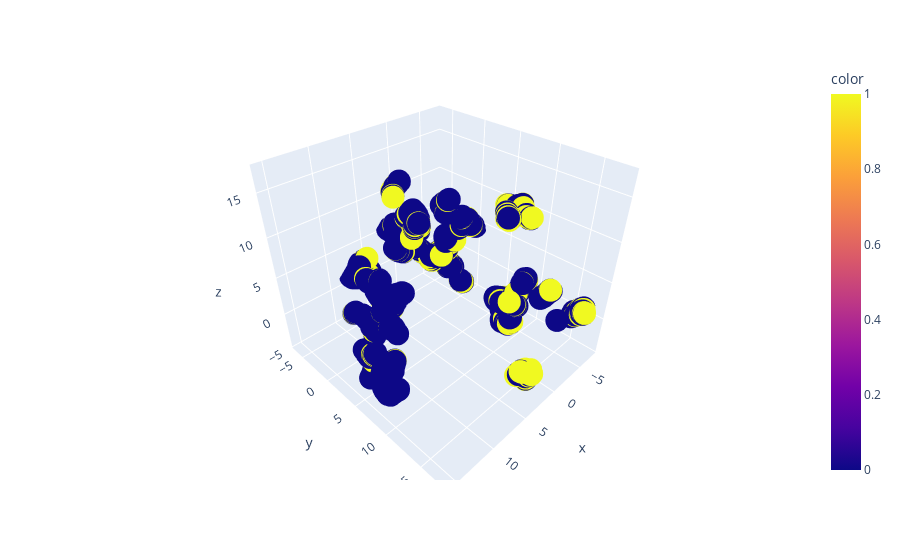

Notebook code for this chart:
### Code cell
from sklearn.discriminant_analysis import LinearDiscriminantAnalysis
lda = LinearDiscriminantAnalysis()
lda.fit(X_train_scaled, y_train)
y_pred = lda.predict(X_test_scaled)

# Dimensionality reduction using UMAP
reducer = umap.UMAP(n_components=3, random_state=42)
embedding_train = reducer.fit_transform(X_train_scaled)
X_umap = reducer.transform(X_test_scaled)

# Create a scatter plot
plt.figure(figsize=(10, 6))
colors = ['green' if pred == true else 'red' for pred, true in zip(y_pred, y_test)]

px.scatter_3d(x=X_umap[:, 0], y=X_umap[:, 1],z=X_umap[:,2], color=test_data["Churn"])

### Figure 1 — Plotly figure (JSON) as saved in the notebook; plotly's stock layout.template omitted (floating-point values rounded to 4 significant figures; data arrays with more than 128 entries replaced by an {"elided": "..."} marker saying what was removed)
{"data": [{"hovertemplate": "x=%{x}<br>y=%{y}<br>z=%{z}<br>color=%{marker.color}<extra></extra>", "legendgroup": "", "marker": {"color": {"elided": "2109 int values"}, "coloraxis": "coloraxis", "symbol": "circle"}, "mode": "markers", "name": "", "scene": "scene", "showlegend": false, "type": "scatter3d", "x": {"elided": "2109 float values"}, "y": {"elided": "2109 float values"}, "z": {"elided": "2109 float values"}}], "layout": {"coloraxis": {"colorbar": {"title": {"text": "color"}}, "colorscale": [[0, "#0d0887"], [0.1111, "#46039f"], [0.2222, "#7201a8"], [0.3333, "#9c179e"], [0.4444, "#bd3786"], [0.5556, "#d8576b"], [0.6667, "#ed7953"], [0.7778, "#fb9f3a"], [0.8889, "#fdca26"], [1, "#f0f921"]]}, "legend": {"tracegroupgap": 0}, "margin": {"t": 60}, "scene": {"domain": {"x": [0, 1], "y": [0, 1]}, "xaxis": {"title": {"text": "x"}}, "yaxis": {"title": {"text": "y"}}, "zaxis": {"title": {"text": "z"}}}}}
